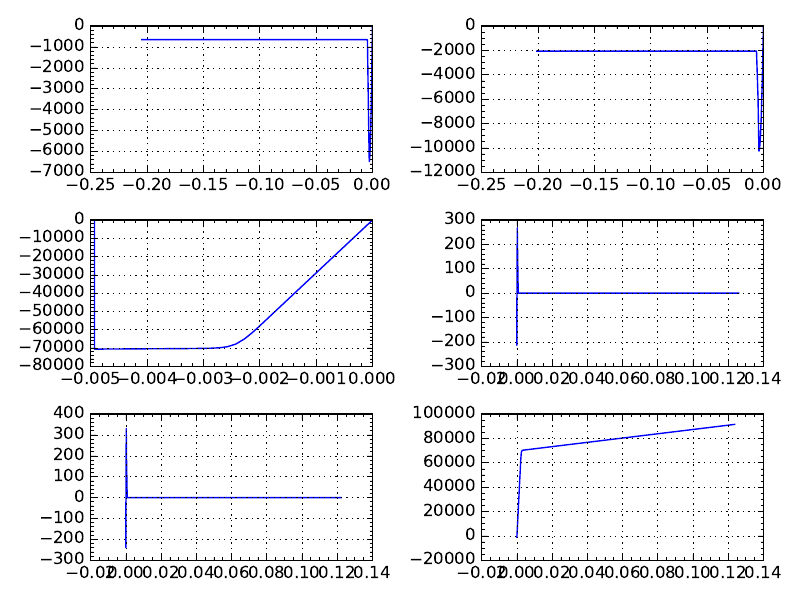

Recreate this plot in Python.
import numpy as np
import matplotlib.pylab as plt
from matplotlib.backends.backend_pdf import PdfPages
import subprocess


output_filename = 'Stress_Strain_2.pdf'


OpenSees_files = [
    'Output/story1_SS_EC_Comp2.txt',
    'Output/story1_SS_CC_Comp2.txt',
    'Output/story1_SS_ES_Comp2.txt',
    'Output/story1_SS_EC_Ten2.txt',
    'Output/story1_SS_CC_Ten2.txt',
    'Output/story1_SS_ES_Ten2.txt',
        ]

pp = PdfPages(output_filename)

fig = plt.figure()
count = 1
for file_name in OpenSees_files:
    figure = fig.add_subplot(3,2,count)
    count = count + 1
    print file_name
    OpenSees = np.loadtxt(file_name)
    plt.minorticks_on()
    plt.grid(b=True, which='major', alpha=1)
    plt.tight_layout()
    plt.plot(OpenSees[:, 2], OpenSees[:, 1], lw=1, label='Fiber 1')


# plt.xlim(-5, 5)
# plt.ylim(-800, 800)
# plt.legend(loc=0, shadow=True, numpoints=1)
# plt.xlabel("Normalized axial displacement ($\Delta/h_w$), %")
# plt.ylabel(r"Normalized Axial Core Stress, $P_c / (A_\mathrm{core} \, f'_c)$")

# plt.grid(b=True, which='minor', alpha=0.2)


pp.savefig(fig)

pp.close()
subprocess.Popen([output_filename], shell=True)
